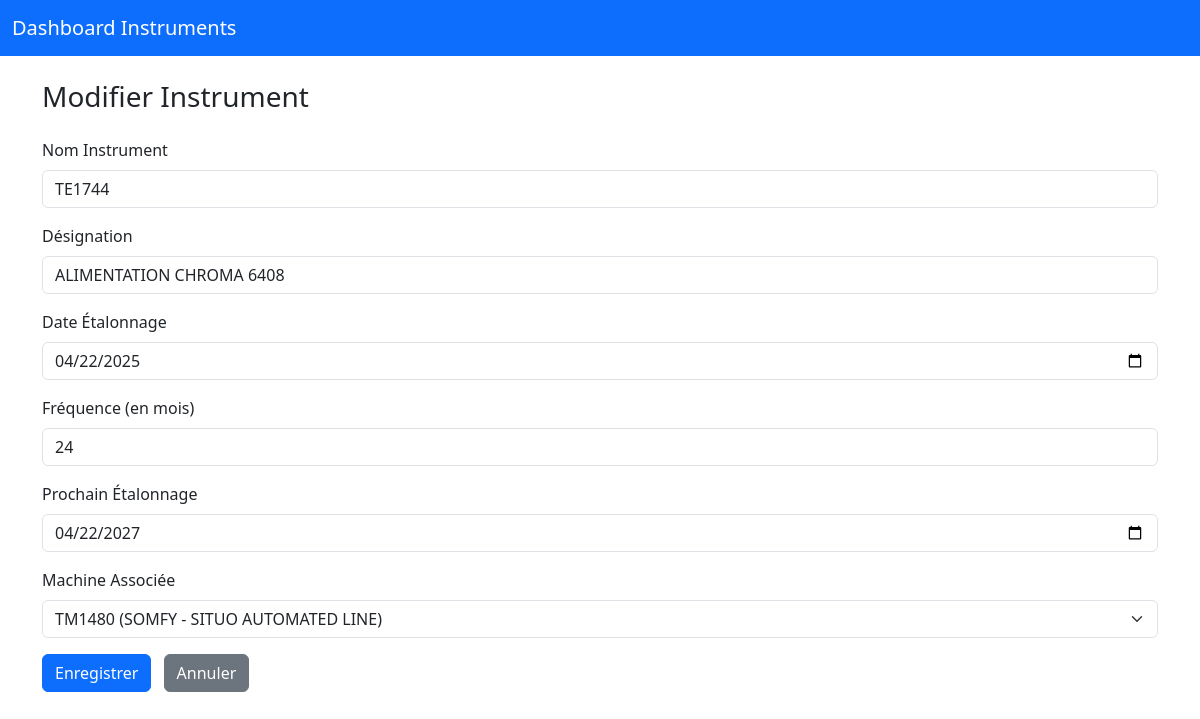
/edit_instrument/2 (signed in), run on the app's committed database.
### tables this page shows
CREATE TABLE "instruments" (
    id INTEGER PRIMARY KEY,
    instrument_name TEXT NOT NULL,
    designation TEXT,
    date_etalonnage TEXT,
    frequence INTEGER,
    date_prochain_etalonnage TEXT,
    machine_id INTEGER, rssi INTEGER, last_seen TEXT,
    FOREIGN KEY (machine_id) REFERENCES machines(id)
);

CREATE TABLE machines (
        id INTEGER PRIMARY KEY AUTOINCREMENT,
        machine_name TEXT NOT NULL,
        localisation TEXT NOT NULL,
        mac_address TEXT
    , is_active BOOLEAN DEFAULT 1);

### routes/instruments.py (the view, shortened to what this page needs)
@instruments_bp.route('/edit_instrument/<int:id>', methods=['GET', 'POST'])
@login_required
def edit_instrument(id):
    conn = get_db_connection()
    cur = conn.cursor()
    cur.execute("SELECT * FROM instruments WHERE id=?", (id,))
    instrument = cur.fetchone()
    cur.execute("SELECT * FROM machines")
    machines = cur.fetchall()
    conn.close()
    return render_template('edit_instrument.html', instrument=instrument, machines=machines)

### database.py (called while the page is built)
def get_db_connection():
    conn = sqlite3.connect(Config.DATABASE, timeout=10)
    conn.row_factory = sqlite3.Row
    return conn

### routes/auth.py (called while the page is built)
def login_required(func):
    @wraps(func)
    def wrapper(*args, **kwargs):
        if not session.get('logged_in'):
            flash("⚠️ Veuillez vous connecter d'abord.", "warning")
            return redirect(url_for('auth.login'))
        return func(*args, **kwargs)
    return wrapper

### templates/edit_instrument.html (shortened to what this page needs)
<!DOCTYPE html>
<html lang="fr">
<head>
  <link href="https://cdn.jsdelivr.net/npm/bootstrap@5.3.0/dist/css/bootstrap.min.css" rel="stylesheet" />
</head>
<body>
<nav class="navbar navbar-expand-lg navbar-dark bg-primary mb-4">
  <div class="container-fluid">
    <a class="navbar-brand" href="{{ url_for('dashboard.dashboard') }}">Dashboard Instruments</a>
  </div>
</nav>
<div class="container">
  <h3 class="mb-4">Modifier Instrument</h3>
  <form method="POST" action="{{ url_for('instruments.edit_instrument', id=instrument['id']) }}" id="instrumentForm">
    <div class="mb-3">
      <label for="instrument_name" class="form-label">Nom Instrument</label>
      <input type="text" class="form-control" id="instrument_name" name="instrument_name" required
             value="{{ instrument['instrument_name'] }}" />
    </div>
    <div class="mb-3">
      <label for="designation" class="form-label">Désignation</label>
      <input type="text" class="form-control" id="designation" name="designation"
             value="{{ instrument['designation'] }}" />
    </div>
    <div class="mb-3">
      <label for="date_etalonnage" class="form-label">Date Étalonnage</label>
      <input type="date" class="form-control" id="date_etalonnage" name="date_etalonnage" required
             value="{{ instrument['date_etalonnage'] }}" />
    </div>
    <div class="mb-3">
      <label for="frequence" class="form-label">Fréquence (en mois)</label>
      <input type="number" min="1" class="form-control" id="frequence" name="frequence" required
             value="{{ instrument['frequence'] }}" />
    </div>
    <div class="mb-3">
      <label for="date_prochain_etalonnage" class="form-label">Prochain Étalonnage</label>
      <input type="date" class="form-control" id="date_prochain_etalonnage" name="date_prochain_etalonnage" required
             value="{{ instrument['date_prochain_etalonnage'] }}" />
    </div>
    <div class="mb-3">
      <label for="machine_id" class="form-label">Machine Associée</label>
      <select class="form-select" id="machine_id" name="machine_id">
        {% for m in machines %}
        <option value="{{ m['id'] }}" {% if m['id'] == instrument['machine_id'] %}selected{% endif %}>{{ m['machine_name'] }} ({{ m['localisation'] }})</option>
        {% endfor %}
      </select>
    </div>
    <button type="submit" class="btn btn-primary">Enregistrer</button>
    <a href="{{ url_for('dashboard.dashboard') }}" class="btn btn-secondary ms-2">Annuler</a>
  </form>
</div>
</body>
</html>

### data on the page
instruments: instrument_name "TE1744", designation "ALIMENTATION CHROMA 6408", date_etalonnage "04/22/2025", frequence "24", date_prochain_etalonnage "04/22/2027", machine_id "TM1480 (SOMFY - SITUO AUTOMATED LINE)"
